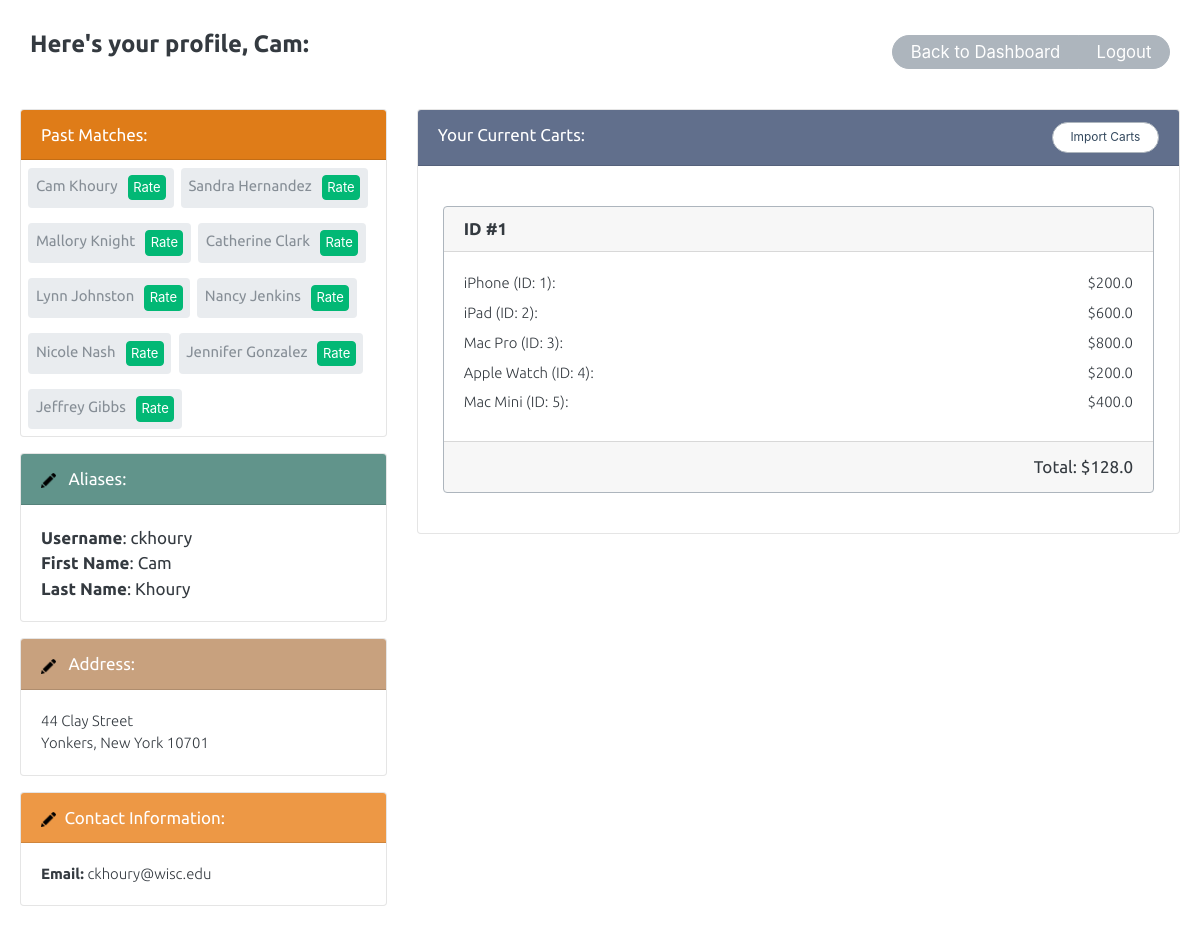
Page /profile (signed in) on the committed database.
### tables this page shows
CREATE TABLE User(
   UID INTEGER PRIMARY KEY,
   UserLevel TEXT,
   Username TEXT UNIQUE,
   Password TEXT,
   Email TEXT,
   Address TEXT,
   City Text,
   State Text,
   Zip Text,
   FirstName TEXT,
   LastName TEXT,
   Lat NUMERIC,
   Lon NUMERIC,
   OID INTEGER);

CREATE TABLE Cart(CID INTEGER PRIMARY KEY,
                IID INTEGER,
                Total REAL,
                SID INTEGER,
                UID INTEGER,
                FOREIGN KEY(IID) REFERENCES Item(IID),
                FOREIGN KEY(SID) REFERENCES Store(SID),
                FOREIGN KEY(UID) REFERENCES User(UID));

CREATE TABLE Item(IID INTEGER PRIMARY KEY, Price REAL, SID INTEGER NOT NULL, DESCRIPTION TEXT, QUANTITY INTEGER, FOREIGN KEY(SID) REFERENCES Store(SID));

### cartCombo_app.py (the view)
@app.route('/profile')
def profile():
    if not session.get('logged_in'):
       return render_template('login.html')
    con = sql.connect(db)
    con.row_factory = sql.Row
    cur = con.cursor()
    cur.execute("select * from User where UID=\'" + str(UID) + "\'")
    rows = cur.fetchall()
    if len(rows) == 0:
       return home()
    profile = dict();
    profile['username']= rows[0]['Username']
    profile['firstname']= rows[0]['FirstName']
    profile['lastname'] = rows[0]['LastName']
    profile['email'] = rows[0]['Email']
    profile['address'] = rows[0]['Address']
    profile['city'] = rows[0]['City']
    profile['state'] = rows[0]['State']
    profile['zip'] = rows[0]['zip']
    query = "SELECT Cart.CID AS 'CartID',Cart.Total AS 'Total',Item.Description AS 'Description',Item.IID AS 'ItemID',Item.Price AS 'Price', Item.Quantity AS 'Quantity' FROM Cart INNER JOIN CartItem ON Cart.CID = CartItem.CID INNER JOIN Item ON CartItem.IID = Item.IID WHERE UID = \'" + str(UID) + "\'"
    cur.execute(query)
    rows = cur.fetchall()
    listOfCarts = [];
    listofItems = [];
    unRatedUsers = [];
    for x in range(0, len(rows)):
      cart = dict()
      cart['cartID'] = rows[x]['CartID']
      cart['total'] = rows[x]['total']
      if(cart not in listOfCarts): listOfCarts.append(cart)
      item = dict()
      item['cartID'] = rows[x]['CartID']
      item['itemID'] = rows[x]['ItemID']
      item['price'] = rows[x]['Price']
      item['description'] = rows[x]['Description']
      item['quantity'] = rows[x]['Quantity']
      if(item not in listofItems): listofItems.append(item)
    number = 10;
    query = "SELECT * FROM User WHERE UID < \'" + str(number) + "\'"
    cur.execute(query)
    rows = cur.fetchall()
    for x in range(0, len(rows)):
        user = []
        user.append(rows[x]['Username'])
        user.append(rows[x]['FirstName'])
        user.append(rows[x]['LastName'])
        unRatedUsers.append(user)
    return render_template('profile.html', profile = profile, listOfItems = listofItems, listOfCarts = listOfCarts, numItemss = len(listofItems), unRatedUsers = unRatedUsers)

### templates/profile.html (shortened to what this page needs)
<!doctype html>
<html>
<head>
    <link rel="stylesheet" type="text/css" href="{{ url_for('static',filename='bootstrap_litera.min.css') }}">
    <link rel="stylesheet" type="text/css" href="{{ url_for('static',filename='default_style.css') }}">
</head>
<body style="background-color: white">
    <header>
        <h2>Here's your profile, {{profile['firstname']}}:
            <div class="btn-group" style="margin-top: 5px;">
              <button type="button" class="btn btn-secondary"><a href="/" style="color: white; text-decoration: none;"><small>Back to Dashboard</small></a>
              </button><button type="button" class="btn btn-secondary"><a href="/logout" style="color: white; text-decoration: none;"><small>Logout</small></a>
            </div>
    </h2>
    </header>
    <div class="wrapper" style="margin-top: 20px">
        <div class="row">
            <div class="col-4">
                <div class="card bg-light mb-3" style="background-color: var(--light);">
                    <div class="card-header" style="background-color: var(--darkorange); color: white">
                        Past Matches:</div>
                        <div class="row" id="matches">
                            {% for user in unRatedUsers %}
                            <ol class="breadcrumb">
                              <li class="breadcrumb-item active">{{user[1]}} {{user[2]}}</li>
                              <button type="button" id=ratebutton value="[{{user[0]}},{{user[1]}},{{user[2]}}]" class="btn btn-success" onClick="showModal('rate')" >Rate</button>
                            </ol>
                            {% endfor %}
                        </div>
                </div>
                <div class="card bg-light mb-3" style="background-color: var(--light);">
                    <div class="card-header" style="background-color: var(--teal1); color: white">
                        <a href="#"><img id="pen" data-toggle="modal" src="{{ url_for('static',filename='images/edit.png') }}" width="15em" onclick="showModal('name')"/></a> Aliases:
                    </div>
                    <div class="card-body">
                            <div>
                            <strong>Username</strong>: {{profile['username']}}<br>
                            </div>
                            <div>
                            <strong>First Name</strong>: <span id='firstname_p'>{{profile['firstname']}}</span><br>
                        </div>
                        <div>
                            <strong>Last Name</strong>: <span id="lastname_p"> {{profile['lastname']}}</span>
                        </div>
                    </div>
                </div>
                <div class="card bg-light mb-3" style="background-color: var(--light);">
                    <div class="card-header" style="background-color: var(--orange1); color: white">
                        <a href="#"><img id="pen" src="{{ url_for('static',filename='images/edit.png') }}" width="15em" onclick="showModal('address')"></a> Address:
                    </div>
                    <div class="card-body">
                        <p class="card-text">
                            <span id="address_p">{{profile['address']}}</span><br>
                            <span id="city_p">{{profile['city']}}</span>,
                            <span id="state_p">{{profile['state']}}</span>
                            <span id="zip_p">{{profile['zip']}}</span></p>
                    </div>
                </div>
                <div class="card bg-light mb-3" style="background-color: var(--light);">
                    <div class="card-header" style="background-color: var(--orange2); color: white">
                        <a href="#"><img id="pen" src="{{ url_for('static',filename='images/edit.png') }}" width="15em" onclick="showModal('contact')"></a>Contact Information:</div>
                    <div class="card-body">
                        <p class="card-text"><strong>Email:</strong>
                            <span id="email_p">{{profile['email']}}</span></p>
                    </div>
                </div>
            </div>
                            <div class="col-8">
                <div class="card bg-light bg-6" style="background-color: var(--light);">
                    <div class="card-header" style="background-color: var(--navy2); color: white">Your Current Carts:
                    <button type="button" style="float: right; background-color: white; color: var(--darkblue); text-decoration: none" class="btn btn-secondary" onclick="showModal('cart')"><small>Import Carts</small></button>
                    </div>
                    <div class="card-body">
                        <div class="row">
                            {% for cart in listOfCarts %}
                            <div class="card-body">
                                <div class="card border-secondary">
                                    <div>
                                        <h6 class="card-header" style="text-align:left;">ID #{{cart['cartID']}}
                                      </h6>
                                    </div>
                                    <div class="card-body">
                                        {% for item in listOfItems %} {% if item["cartID"] == cart['cartID']%}
                                        <p style="text-align:left; margin-bottom: .5em">
                                            {{item['description']}} (ID: {{item['itemID']}}):
                                            <span style="float:right;">${{item['price']}}</span>
                                        </p>
                                        {% endif %} {% endfor %}
                                    </div>
                                    <div class="card-footer" href="#" class="info-link" style="text-align: right; padding-right: 20px">Total: ${{cart['total']}}</div>
                                </div>
                            </div>
                            <hr/> {% endfor %}
                        </div>
                    </div>
                </div>
            </div>
    </div>
</body>
</html>

### static/default_style.css (style rules this page uses)
:root { --darkblue: #34495e; --navy1:#495a80; --navy2:#616f8c; --neutral:#9d9291; --orange1:#c8a17e; --orange2:#ed9845; --darkorange: #df7c18; }
header { max-width: 1200px; margin: 0 auto; padding: 20px 20px 0; }
h2 { font-size: 1.4em; padding: 10px; }
p { margin-bottom: 1em; padding: 0 10px; font-family: 'Ubuntu', sans-serif; font-size: .875em; font-weight: 100; }

### templates/profile.html (style rules this page uses)
body { font-family: 'Ubuntu', sans-serif; }
.btn-group { float: right; }
.btn-secondary { margin-left: 5%; padding-top: 2px; padding-bottom: 5px; }
strong { font-weight: bold; }
.wrapper { max-width: 1200px; margin: 0 auto; padding: 20px; }
p { padding: 0px; }
#pen { margin-right:.5em; }
#ratebutton { border-radius: 4px; padding-left: 4.5px; padding-right: 4.5px; padding-top: 2px; padding-bottom: 2px; margin-left: 10px; }
#matches { margin-left: 0px; margin-right: 0px; padding:0em; }
.breadcrumb { margin-bottom: .5em; margin-left: .5em; margin-top: .5em; padding: .5em; }

### rows in the picture
User: firstname "Cam", FirstName "Cam", LastName "Khoury", username "ckhoury", lastname "Khoury", address "44 Clay Street", city "Yonkers", state "New York", zip "10701", email "ckhoury@wisc.edu"
User: FirstName "Sandra", LastName "Hernandez"
User: FirstName "Mallory", LastName "Knight"
User: FirstName "Catherine", LastName "Clark"
User: FirstName "Lynn", LastName "Johnston"
User: FirstName "Nancy", LastName "Jenkins"
User: FirstName "Nicole", LastName "Nash"
User: FirstName "Jennifer", LastName "Gonzalez"
User: FirstName "Jeffrey", LastName "Gibbs"
Cart: cartID "1", description "iPhone", itemID "1", price "200.0", description "iPad", itemID "2", price "600.0", description "Mac Pro", itemID "3", price "800.0", description "Apple Watch", itemID "4", description "Mac Mini", itemID "5", price "400.0", total "128.0"
